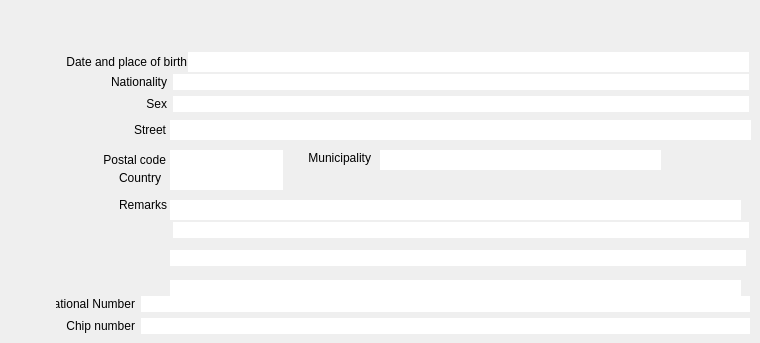
        <widget class="QWidget" name="tabForeigners_Back">
         <property name="focusPolicy">
          <enum>Qt::NoFocus</enum>
         </property>
         <property name="accessibleName">
          <string>Tab Foreigners Extra</string>
         </property>
         <attribute name="title">
          <string>Foreigners Extra</string>
         </attribute>
         <widget class="QLineEdit" name="txtForeignersExtra_Nationality">
          <property name="geometry">
           <rect>
            <x>173</x>
            <y>74</y>
            <width>576</width>
            <height>16</height>
           </rect>
          </property>
          <property name="styleSheet">
           <string/>
          </property>
          <property name="frame">
           <bool>false</bool>
          </property>
          <property name="readOnly">
           <bool>true</bool>
          </property>
         </widget>
         <widget class="QLineEdit" name="txtForeignersExtra_Sex">
          <property name="geometry">
           <rect>
            <x>173</x>
            <y>96</y>
            <width>576</width>
            <height>16</height>
           </rect>
          </property>
          <property name="styleSheet">
           <string/>
          </property>
          <property name="frame">
           <bool>false</bool>
          </property>
          <property name="readOnly">
           <bool>true</bool>
          </property>
         </widget>
         <widget class="QLineEdit" name="txtForeignersExtra_Remarks1">
          <property name="geometry">
           <rect>
            <x>170</x>
            <y>200</y>
            <width>571</width>
            <height>20</height>
           </rect>
          </property>
          <property name="styleSheet">
           <string/>
          </property>
          <property name="frame">
           <bool>false</bool>
          </property>
          <property name="readOnly">
           <bool>true</bool>
          </property>
         </widget>
         <widget class="QLineEdit" name="txtForeignersExtra_Remarks2">
          <property name="geometry">
           <rect>
            <x>173</x>
            <y>222</y>
            <width>576</width>
            <height>16</height>
           </rect>
          </property>
          <property name="styleSheet">
           <string/>
          </property>
          <property name="frame">
           <bool>false</bool>
          </property>
          <property name="readOnly">
           <bool>true</bool>
          </property>
         </widget>
         <widget class="QLineEdit" name="txtForeignersExtra_ChipNumber">
          <property name="geometry">
           <rect>
            <x>141</x>
            <y>318</y>
            <width>609</width>
            <height>16</height>
           </rect>
          </property>
          <property name="frame">
           <bool>false</bool>
          </property>
          <property name="readOnly">
           <bool>true</bool>
          </property>
         </widget>
         <widget class="QLabel" name="lblForeignersExtra_Nationality">
          <property name="geometry">
           <rect>
            <x>57</x>
            <y>74</y>
            <width>110</width>
            <height>16</height>
           </rect>
          </property>
          <property name="styleSheet">
           <string/>
          </property>
          <property name="text">
           <string>Nationality</string>
          </property>
          <property name="alignment">
           <set>Qt::AlignRight|Qt::AlignTrailing|Qt::AlignVCenter</set>
          </property>
         </widget>
         <widget class="QLabel" name="lblForeignersExtra_Sex">
          <property name="geometry">
           <rect>
            <x>57</x>
            <y>96</y>
            <width>110</width>
            <height>16</height>
           </rect>
          </property>
          <property name="styleSheet">
           <string/>
          </property>
          <property name="text">
           <string>Sex</string>
          </property>
          <property name="alignment">
           <set>Qt::AlignRight|Qt::AlignTrailing|Qt::AlignVCenter</set>
          </property>
         </widget>
         <widget class="QLabel" name="lblForeignersExtra_Remarks1">
          <property name="geometry">
           <rect>
            <x>57</x>
            <y>198</y>
            <width>110</width>
            <height>16</height>
           </rect>
          </property>
          <property name="styleSheet">
           <string/>
          </property>
          <property name="text">
           <string>Remarks</string>
          </property>
          <property name="alignment">
           <set>Qt::AlignRight|Qt::AlignTop|Qt::AlignTrailing</set>
          </property>
         </widget>
         <widget class="QLabel" name="lblForeignersExtra_ChipNumber">
          <property name="geometry">
           <rect>
            <x>56</x>
            <y>318</y>
            <width>79</width>
            <height>16</height>
           </rect>
          </property>
          <property name="styleSheet">
           <string/>
          </property>
          <property name="text">
           <string>Chip number</string>
          </property>
          <property name="alignment">
           <set>Qt::AlignRight|Qt::AlignTrailing|Qt::AlignVCenter</set>
          </property>
         </widget>
         <widget class="QLineEdit" name="txtForeignersExtra_BirthDate">
          <property name="geometry">
           <rect>
            <x>188</x>
            <y>52</y>
            <width>561</width>
            <height>20</height>
           </rect>
          </property>
          <property name="sizePolicy">
           <sizepolicy hsizetype="Expanding" vsizetype="Fixed">
            <horstretch>1</horstretch>
            <verstretch>0</verstretch>
           </sizepolicy>
          </property>
          <property name="minimumSize">
           <size>
            <width>0</width>
            <height>0</height>
           </size>
          </property>
          <property name="styleSheet">
           <string/>
          </property>
          <property name="frame">
           <bool>false</bool>
          </property>
          <property name="readOnly">
           <bool>true</bool>
          </property>
         </widget>
         <widget class="QLabel" name="lblForeignersExtra_NationalNumber">
          <property name="geometry">
           <rect>
            <x>56</x>
            <y>296</y>
            <width>79</width>
            <height>16</height>
           </rect>
          </property>
          <property name="styleSheet">
           <string/>
          </property>
          <property name="text">
           <string>National Number</string>
          </property>
          <property name="alignment">
           <set>Qt::AlignRight|Qt::AlignTrailing|Qt::AlignVCenter</set>
          </property>
         </widget>
         <widget class="QLineEdit" name="txtForeignersExtra_NationalNumber">
          <property name="geometry">
           <rect>
            <x>141</x>
            <y>296</y>
            <width>609</width>
            <height>16</height>
           </rect>
          </property>
          <property name="sizePolicy">
           <sizepolicy hsizetype="Expanding" vsizetype="Fixed">
            <horstretch>0</horstretch>
            <verstretch>0</verstretch>
           </sizepolicy>
          </property>
          <property name="sizeIncrement">
           <size>
            <width>0</width>
            <height>0</height>
           </size>
          </property>
          <property name="styleSheet">
           <string/>
          </property>
          <property name="frame">
           <bool>false</bool>
          </property>
          <property name="readOnly">
           <bool>true</bool>
          </property>
         </widget>
         <widget class="QLabel" name="lblForeignersExtra_BirthDate">
          <property name="geometry">
           <rect>
            <x>46</x>
            <y>52</y>
            <width>141</width>
            <height>20</height>
           </rect>
          </property>
          <property name="styleSheet">
           <string/>
          </property>
          <property name="text">
           <string>Date and place of birth</string>
          </property>
          <property name="alignment">
           <set>Qt::AlignRight|Qt::AlignTrailing|Qt::AlignVCenter</set>
          </property>
         </widget>
         <widget class="QLineEdit" name="txtForeignersExtra_Remarks3">
          <property name="geometry">
           <rect>
            <x>170</x>
            <y>250</y>
            <width>576</width>
            <height>16</height>
           </rect>
          </property>
          <property name="styleSheet">
           <string/>
          </property>
          <property name="frame">
           <bool>false</bool>
          </property>
          <property name="readOnly">
           <bool>true</bool>
          </property>
         </widget>
         <widget class="QLineEdit" name="txtForeignerSpecialStatus">
          <property name="geometry">
           <rect>
            <x>170</x>
            <y>280</y>
            <width>571</width>
            <height>20</height>
           </rect>
          </property>
          <property name="sizePolicy">
           <sizepolicy hsizetype="Expanding" vsizetype="Fixed">
            <horstretch>0</horstretch>
            <verstretch>0</verstretch>
           </sizepolicy>
          </property>
          <property name="styleSheet">
           <string/>
          </property>
          <property name="frame">
           <bool>false</bool>
          </property>
          <property name="readOnly">
           <bool>true</bool>
          </property>
         </widget>
         <widget class="QLabel" name="lblForeignersExtra_street">
          <property name="geometry">
           <rect>
            <x>65</x>
            <y>120</y>
            <width>101</width>
            <height>20</height>
           </rect>
          </property>
          <property name="text">
           <string>Street</string>
          </property>
          <property name="alignment">
           <set>Qt::AlignLeading|Qt::AlignLeft|Qt::AlignRight|Qt::AlignTrailing|Qt::AlignVCenter</set>
          </property>
         </widget>
         <widget class="QLineEdit" name="txtForeignersExtra_Adress_Street">
          <property name="geometry">
           <rect>
            <x>170</x>
            <y>120</y>
            <width>581</width>
            <height>20</height>
           </rect>
          </property>
          <property name="acceptDrops">
           <bool>false</bool>
          </property>
          <property name="frame">
           <bool>false</bool>
          </property>
          <property name="readOnly">
           <bool>true</bool>
          </property>
         </widget>
         <widget class="QLabel" name="lblForeignersExtra_PostalCode">
          <property name="geometry">
           <rect>
            <x>75</x>
            <y>150</y>
            <width>91</width>
            <height>20</height>
           </rect>
          </property>
          <property name="text">
           <string>Postal code</string>
          </property>
          <property name="alignment">
           <set>Qt::AlignLeading|Qt::AlignLeft|Qt::AlignRight|Qt::AlignTrailing|Qt::AlignVCenter</set>
          </property>
         </widget>
         <widget class="QLineEdit" name="txtForeignersExtra_Adress_PostalCode">
          <property name="geometry">
           <rect>
            <x>170</x>
            <y>150</y>
            <width>113</width>
            <height>20</height>
           </rect>
          </property>
          <property name="frame">
           <bool>false</bool>
          </property>
          <property name="readOnly">
           <bool>true</bool>
          </property>
         </widget>
         <widget class="QLineEdit" name="txtForeignersExtra_Adress_Muncipality">
          <property name="geometry">
           <rect>
            <x>380</x>
            <y>150</y>
            <width>281</width>
            <height>20</height>
           </rect>
          </property>
          <property name="frame">
           <bool>false</bool>
          </property>
          <property name="readOnly">
           <bool>true</bool>
          </property>
         </widget>
         <widget class="QLabel" name="lblForeignersExtra_municipality">
          <property name="geometry">
           <rect>
            <x>300</x>
            <y>150</y>
            <width>71</width>
            <height>16</height>
           </rect>
          </property>
          <property name="text">
           <string>Municipality</string>
          </property>
          <property name="alignment">
           <set>Qt::AlignLeading|Qt::AlignLeft|Qt::AlignRight|Qt::AlignTrailing|Qt::AlignVCenter</set>
          </property>
         </widget>
         <widget class="QLineEdit" name="txtForeignersExtra_Adress_Country">
          <property name="geometry">
           <rect>
            <x>170</x>
            <y>170</y>
            <width>113</width>
            <height>20</height>
           </rect>
          </property>
          <property name="frame">
           <bool>false</bool>
          </property>
          <property name="readOnly">
           <bool>true</bool>
          </property>
         </widget>
         <widget class="QLabel" name="lblForeignersExtra_country">
          <property name="geometry">
           <rect>
            <x>110</x>
            <y>170</y>
            <width>51</width>
            <height>16</height>
           </rect>
          </property>
          <property name="text">
           <string>Country</string>
          </property>
          <property name="alignment">
           <set>Qt::AlignLeading|Qt::AlignLeft|Qt::AlignRight|Qt::AlignTrailing|Qt::AlignVCenter</set>
          </property>
         </widget>
        </widget>
